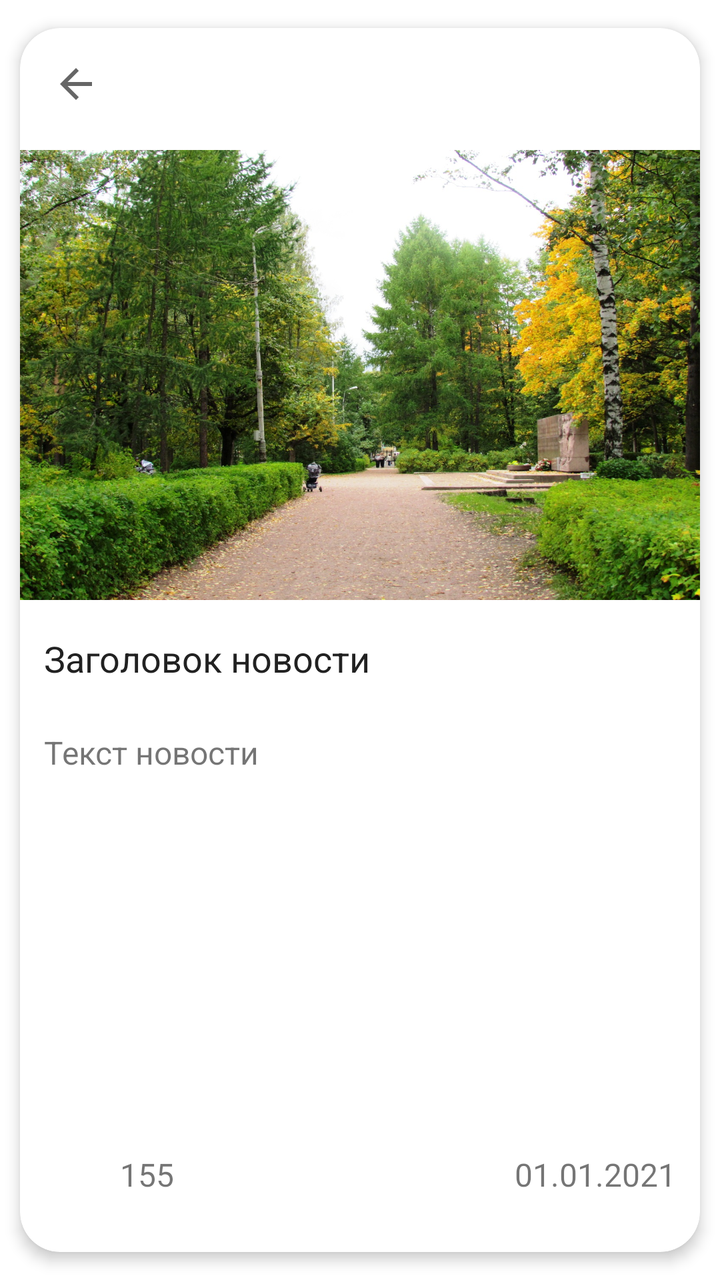
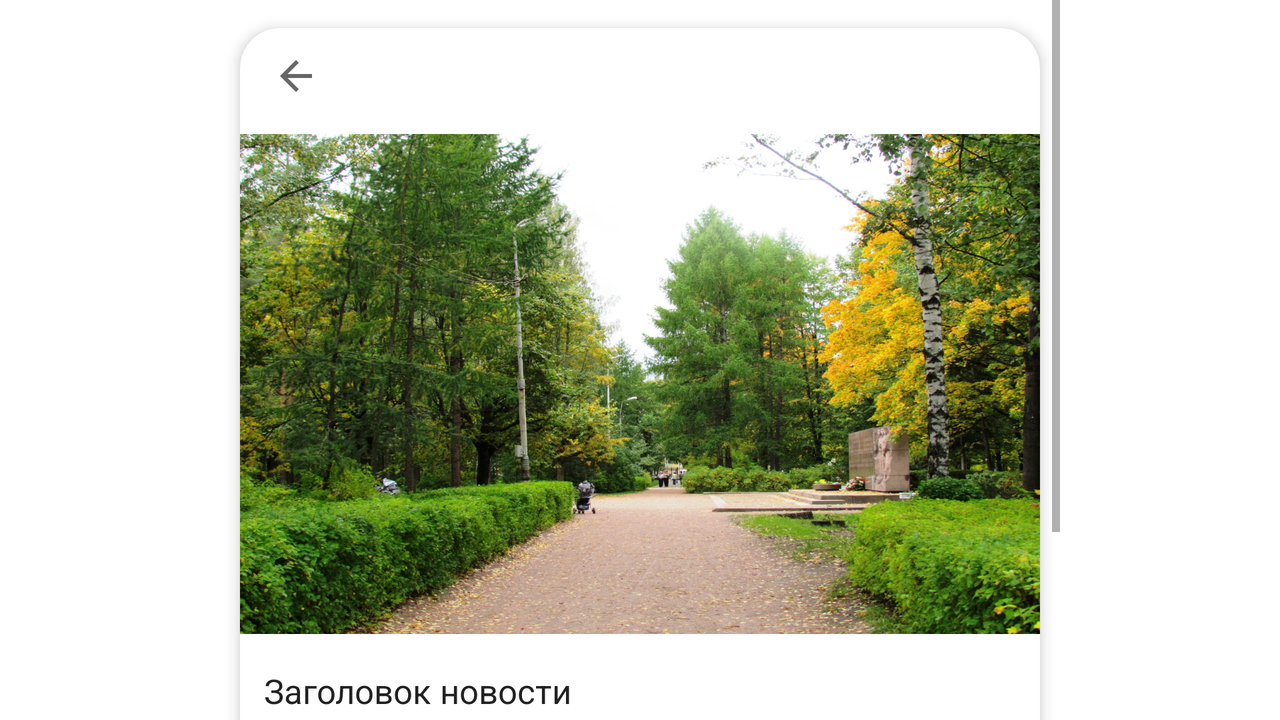

An Android layout and its configuration variant, each rendered on a device that would load it. The default file and the variant file are quoted in full after the pictures.
<!-- AndroidManifest.xml: application theme Theme.PolyActive -->
<!-- res/layout/fragment_news_viewer.xml -->
<?xml version="1.0" encoding="utf-8"?>
<androidx.constraintlayout.widget.ConstraintLayout xmlns:android="http://schemas.android.com/apk/res/android"
    xmlns:app="http://schemas.android.com/apk/res-auto"
    xmlns:tools="http://schemas.android.com/tools"
    android:id="@+id/fragment_news_viewer"
    android:layout_width="match_parent"
    android:layout_height="match_parent">


    <LinearLayout
        android:layout_width="match_parent"
        android:layout_height="match_parent"
        android:gravity="center"
        android:orientation="vertical">

        <androidx.cardview.widget.CardView
            android:layout_width="match_parent"
            android:layout_height="match_parent"
            android:layout_gravity="center"
            android:layout_marginStart="10dp"
            android:layout_marginTop="14dp"
            android:layout_marginEnd="10dp"
            android:layout_marginBottom="14dp"
            app:cardCornerRadius="20dp"
            app:cardElevation="4dp">

            <LinearLayout
                android:layout_width="match_parent"
                android:layout_height="match_parent"
                android:layout_gravity="center"
                android:orientation="vertical">

                <androidx.appcompat.widget.Toolbar
                    android:id="@+id/news_viewer_toolbar"
                    android:layout_width="match_parent"
                    android:layout_height="?android:actionBarSize"
                    app:layout_constraintTop_toTopOf="parent"
                    app:navigationIcon="?attr/homeAsUpIndicator" />

                <ImageView
                    android:id="@+id/news_viewer__news_image"
                    android:layout_width="match_parent"
                    android:layout_height="225dp"
                    android:layout_marginTop="5dp"
                    android:layout_marginBottom="5dp"
                    android:contentDescription="@string/news_image_content_description"
                    app:layout_constraintEnd_toEndOf="parent"
                    app:layout_constraintStart_toStartOf="parent"
                    app:layout_constraintTop_toBottomOf="@id/news_viewer_toolbar"
                    tools:background="@drawable/ic_news_plug" />

                <androidx.constraintlayout.widget.ConstraintLayout
                    android:id="@+id/news_card__news_layout"
                    android:layout_width="match_parent"
                    android:layout_height="0dp"
                    android:layout_weight="1">

                    <TextView
                        android:id="@+id/news_viewer__header"
                        android:layout_width="match_parent"
                        android:layout_height="wrap_content"
                        android:padding="12dp"
                        android:textColor="@color/primary_text"
                        android:textSize="@dimen/header_text"
                        tools:ignore="MissingConstraints"
                        tools:text="Заголовок новости" />

                    <TextView
                        android:id="@+id/news_viewer__description"
                        android:layout_width="match_parent"
                        android:layout_height="wrap_content"
                        android:maxHeight="275dp"
                        android:padding="12dp"
                        android:scrollbars="vertical"
                        android:textAlignment="textStart"
                        android:textSize="@dimen/standard_text"
                        app:layout_constraintTop_toBottomOf="@+id/news_viewer__header"
                        tools:text="Текст новости" />

                </androidx.constraintlayout.widget.ConstraintLayout>

                <androidx.constraintlayout.widget.ConstraintLayout
                    android:id="@+id/news_viewer__news_info"
                    android:layout_width="match_parent"
                    android:layout_height="wrap_content"
                    android:layout_marginTop="8dp"
                    android:layout_marginBottom="24dp"
                    app:layout_constraintBottom_toBottomOf="parent"
                    app:layout_constraintEnd_toEndOf="parent"
                    app:layout_constraintTop_toBottomOf="@+id/news_viewer__description"
                    app:layout_constraintVertical_bias="1.0">

                    <ImageView
                        android:id="@+id/news_viewer__like_img"
                        android:layout_width="30dp"
                        android:layout_height="30dp"
                        android:layout_marginStart="12dp"
                        android:contentDescription="@string/like_image_content_description"
                        android:src="@drawable/ic_heart_plug"
                        app:layout_constraintLeft_toLeftOf="parent"
                        app:layout_constraintTop_toTopOf="parent" />

                    <TextView
                        android:id="@+id/news_viewer__like_count"
                        android:layout_width="wrap_content"
                        android:layout_height="wrap_content"
                        android:layout_marginStart="8dp"
                        android:gravity="center"
                        android:textSize="@dimen/standard_text"
                        app:layout_constraintBottom_toBottomOf="parent"
                        app:layout_constraintLeft_toRightOf="@id/news_viewer__like_img"
                        app:layout_constraintTop_toTopOf="parent"
                        tools:text="155" />

                    <TextView
                        android:id="@+id/news_viewer__date"
                        android:layout_width="wrap_content"
                        android:layout_height="wrap_content"
                        android:layout_marginEnd="12dp"
                        android:textSize="@dimen/standard_text"
                        app:layout_constraintBottom_toBottomOf="parent"
                        app:layout_constraintRight_toRightOf="parent"
                        app:layout_constraintTop_toTopOf="parent"
                        tools:text="01.01.2021" />

                </androidx.constraintlayout.widget.ConstraintLayout>

            </LinearLayout>

        </androidx.cardview.widget.CardView>

    </LinearLayout>


</androidx.constraintlayout.widget.ConstraintLayout>
<!-- resources referenced by this layout -->
<resources>
  <color name="primary_text">#212121</color>
  <dimen name="header_text">18sp</dimen>
  <dimen name="standard_text">16sp</dimen>
  <!-- drawable ic_news_plug: jpg bitmap (drawable, 852552 bytes) -->
  <string name="like_image_content_description">like_image</string>
  <string name="news_image_content_description">news_image</string>
  <style name="Theme.PolyActive" parent="Theme.MaterialComponents.DayNight.DarkActionBar">
          
          <item name="colorPrimary">@color/primary</item>
          <item name="colorPrimaryVariant">@color/primary</item>
          <item name="colorOnPrimary">@color/icons</item>
          
          <item name="colorSecondary">@color/icons</item>
          <item name="colorSecondaryVariant">@color/icons</item>
          <item name="colorOnSecondary">@color/icons</item>
          
          <item name="android:statusBarColor" tools:targetApi="l">?attr/colorPrimaryVariant</item>
          
      </style>
  <color name="primary">#4CAF50</color>
  <color name="icons">#FFFFFF</color>
</resources>
<!-- res/layout-land/fragment_news_viewer.xml (the repository's variant of the layout above) -->
<!-- drawn on the phone turned sideways -->
<?xml version="1.0" encoding="utf-8"?>
<androidx.constraintlayout.widget.ConstraintLayout xmlns:android="http://schemas.android.com/apk/res/android"
    xmlns:app="http://schemas.android.com/apk/res-auto"
    xmlns:tools="http://schemas.android.com/tools"
    android:id="@+id/fragment_news_viewer"
    android:layout_width="match_parent"
    android:layout_height="match_parent">

    <LinearLayout
        android:layout_width="match_parent"
        android:layout_height="match_parent"
        android:gravity="center">

        <ScrollView
            android:layout_width="wrap_content"
            android:layout_height="wrap_content">

            <LinearLayout
                android:layout_width="match_parent"
                android:layout_height="wrap_content"
                android:gravity="center"
                android:orientation="vertical">

                <androidx.cardview.widget.CardView
                    android:layout_width="match_parent"
                    android:layout_height="match_parent"
                    android:layout_gravity="center"
                    android:layout_marginStart="10dp"
                    android:layout_marginTop="14dp"
                    android:layout_marginEnd="10dp"
                    android:layout_marginBottom="14dp"
                    app:cardCornerRadius="20dp"
                    app:cardElevation="4dp">

                    <LinearLayout
                        android:layout_width="match_parent"
                        android:layout_height="match_parent"
                        android:layout_gravity="center"
                        android:orientation="vertical">

                        <androidx.appcompat.widget.Toolbar
                            android:id="@+id/news_viewer_toolbar"
                            android:layout_width="match_parent"
                            android:layout_height="?android:actionBarSize"
                            app:layout_constraintTop_toTopOf="parent"
                            app:navigationIcon="?attr/homeAsUpIndicator" />

                        <ImageView
                            android:id="@+id/news_viewer__news_image"
                            android:layout_width="400dp"
                            android:layout_height="250dp"
                            android:layout_marginTop="5dp"
                            android:layout_marginBottom="5dp"
                            android:contentDescription="@string/news_image_content_description"
                            app:layout_constraintEnd_toEndOf="parent"
                            app:layout_constraintStart_toStartOf="parent"
                            app:layout_constraintTop_toBottomOf="@id/news_viewer_toolbar"
                            tools:background="@drawable/ic_news_plug" />

                        <androidx.constraintlayout.widget.ConstraintLayout
                            android:id="@+id/news_card__news_layout"
                            android:layout_width="match_parent"
                            android:layout_height="0dp"
                            android:layout_marginBottom="14dp"
                            android:layout_weight="1">

                            <TextView
                                android:id="@+id/news_viewer__header"
                                android:layout_width="match_parent"
                                android:layout_height="wrap_content"
                                android:padding="12dp"
                                android:textColor="@color/primary_text"
                                android:textSize="@dimen/header_text"
                                tools:ignore="MissingConstraints"
                                tools:text="Заголовок новости" />

                            <TextView
                                android:id="@+id/news_viewer__description"
                                android:layout_width="match_parent"
                                android:layout_height="wrap_content"
                                android:layout_marginTop="12dp"
                                android:maxHeight="275dp"
                                android:padding="12dp"
                                android:scrollbars="vertical"
                                android:textAlignment="textStart"
                                android:textSize="@dimen/standard_text"
                                app:layout_constraintTop_toBottomOf="@+id/news_viewer__header"
                                app:layout_constraintVertical_bias="0"
                                tools:text="Текст новости" />

                        </androidx.constraintlayout.widget.ConstraintLayout>

                        <androidx.constraintlayout.widget.ConstraintLayout
                            android:id="@+id/news_viewer__news_info"
                            android:layout_width="match_parent"
                            android:layout_height="wrap_content"
                            android:layout_marginBottom="4dp">

                            <ImageView
                                android:id="@+id/news_viewer__like_img"
                                android:layout_width="30dp"
                                android:layout_height="30dp"
                                android:layout_marginStart="12dp"
                                android:contentDescription="@string/like_image_content_description"
                                android:src="@drawable/ic_heart_plug"
                                app:layout_constraintLeft_toLeftOf="parent"
                                app:layout_constraintTop_toTopOf="parent" />

                            <TextView
                                android:id="@+id/news_viewer__like_count"
                                android:layout_width="wrap_content"
                                android:layout_height="wrap_content"
                                android:layout_marginStart="8dp"
                                android:gravity="center"
                                android:textSize="@dimen/standard_text"
                                app:layout_constraintBottom_toBottomOf="parent"
                                app:layout_constraintLeft_toRightOf="@id/news_viewer__like_img"
                                app:layout_constraintTop_toTopOf="parent"
                                tools:text="155" />

                            <TextView
                                android:id="@+id/news_viewer__date"
                                android:layout_width="wrap_content"
                                android:layout_height="wrap_content"
                                android:layout_marginEnd="12dp"
                                android:textSize="@dimen/standard_text"
                                app:layout_constraintBottom_toBottomOf="parent"
                                app:layout_constraintRight_toRightOf="parent"
                                app:layout_constraintTop_toTopOf="parent"
                                tools:text="01.01.2021" />

                        </androidx.constraintlayout.widget.ConstraintLayout>

                    </LinearLayout>

                </androidx.cardview.widget.CardView>

            </LinearLayout>

        </ScrollView>

    </LinearLayout>

</androidx.constraintlayout.widget.ConstraintLayout>
<!-- resources referenced by the variant -->
<!-- as the phone turned sideways resolves them -->
<resources>
  <color name="primary_text">#212121</color>
  <!-- from res/values-land/ -->
  <dimen name="header_text">17sp</dimen>
  <!-- from res/values-land/ -->
  <dimen name="standard_text">15sp</dimen>
  <!-- drawable ic_news_plug: jpg bitmap (drawable, 852552 bytes) -->
  <string name="like_image_content_description">like_image</string>
  <string name="news_image_content_description">news_image</string>
  <style name="Theme.PolyActive" parent="Theme.MaterialComponents.DayNight.DarkActionBar">
          
          <item name="colorPrimary">@color/primary</item>
          <item name="colorPrimaryVariant">@color/primary</item>
          <item name="colorOnPrimary">@color/icons</item>
          
          <item name="colorSecondary">@color/icons</item>
          <item name="colorSecondaryVariant">@color/icons</item>
          <item name="colorOnSecondary">@color/icons</item>
          
          <item name="android:statusBarColor" tools:targetApi="l">?attr/colorPrimaryVariant</item>
          
      </style>
  <color name="primary">#4CAF50</color>
  <color name="icons">#FFFFFF</color>
</resources>
